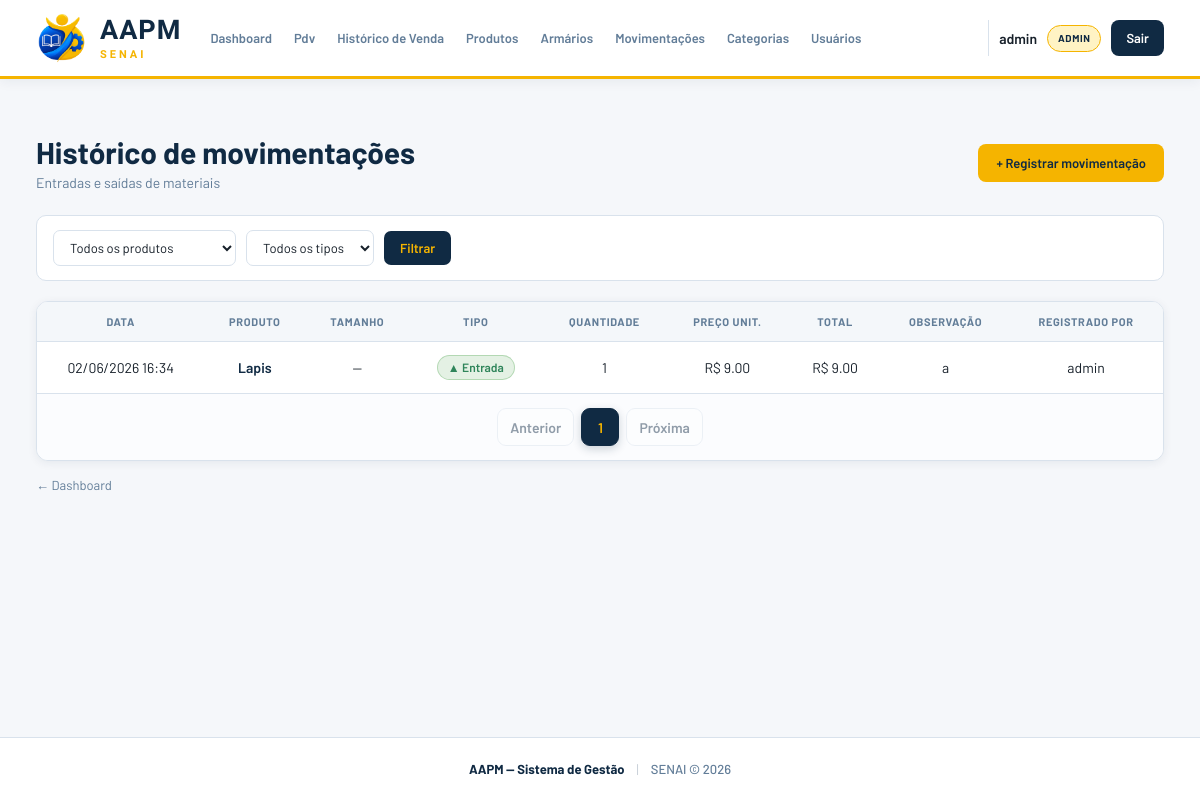
The page /movimentacoes/ (signed in) on the database as committed earlier.
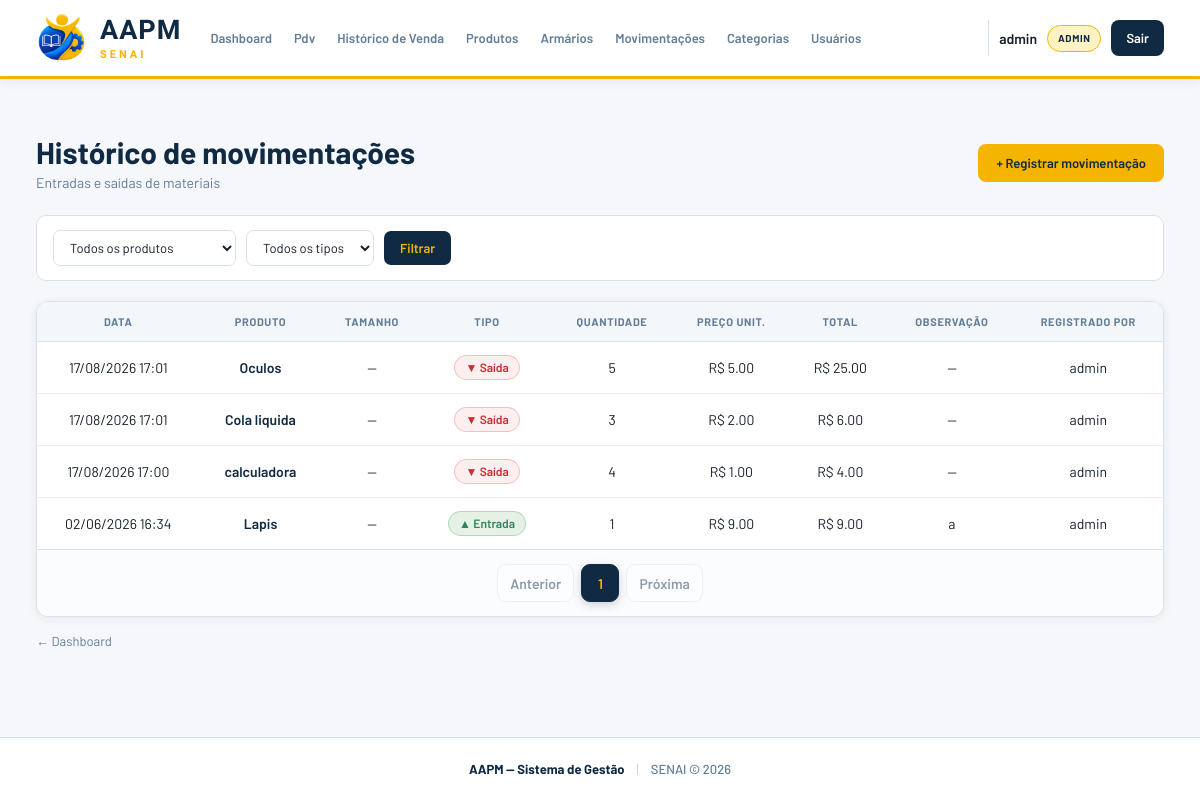
The same page on the database as committed later.
### app/models/movimentacao.py (models this page shows, shortened)
class Movimentacao(Base):
    __tablename__ = "movimentacoes"
    id = Column(Integer, primary_key=True, autoincrement=True, index= True)
    tipo = Column(Enum(Tipo_de_movimentacao), nullable=False)
    quantidade = Column(Integer, nullable=False)
    preco_unitario = Column(Float, nullable=False, default=0.0)
    observacao = Column(String(255), nullable=True)
    criado_em = Column(DateTime, server_default=func.now())
    produto_id = Column(Integer, ForeignKey("produtos.id", ondelete="CASCADE"), nullable=False)
    tamanho_id = Column(Integer, ForeignKey("produto_tamanhos.id", ondelete="SET NULL"), nullable=True)
    usuario_id = Column(Integer, ForeignKey("usuarios.id", ondelete="SET NULL"), nullable=False)
    produto = relationship("Produto", backref="movimentacoes")
    tamanho = relationship("ProdutoTamanho")
    usuario = relationship("Usuario", backref="movimentacoes")

### app/models/produto.py (models this page shows, shortened)
class Produto(Base):
    __tablename__ = "produtos"
    id = Column(Integer, primary_key=True, autoincrement=True, index=True)
    nome = Column(String(150), nullable=False, index=True)
    preco = Column(Float, nullable=False, default=0.0)
    estoque_atual = Column(Integer, nullable=False, default=0)
    ativo = Column(Boolean, default=True)
    imagem_path = Column(String(255), nullable=True)
    categoria_id = Column(Integer, ForeignKey("categorias.id", ondelete="SET NULL"), nullable=True)
    categoria = relationship("Categoria", back_populates="produtos")
    tamanhos  = relationship("ProdutoTamanho", back_populates="produto", cascade="all, delete-orphan")

### app/models/usuario.py (models this page shows)
class Usuario(Base):
    __tablename__ = "usuarios"
    id = Column(Integer, primary_key=True, autoincrement=True)
    nome = Column(String(100), nullable=False)
    email = Column(String(150), unique=True, nullable=False)
    senha_hash = Column(String(255), nullable=False)
    role = Column(String(20), default="operador")
    ativo = Column(Boolean, default=True)
    criado_em = Column(DateTime, server_default=func.now())

### app/controllers/movimentacao_controller.py (the view)
@router.get("/")
def listar_movimentacoes(
    request: Request,
    produto_id: int = 0,
    tipo: str = "",
    page: int = 1,
    db: Session = Depends(get_db),
    admin = Depends(get_admin)
):
    query = db.query(Movimentacao).order_by(
        Movimentacao.criado_em.desc()
    )
    if produto_id:
        query = query.filter(
            Movimentacao.produto_id == produto_id
        )
    if tipo in ("entrada", "saida", "cancelamento", "ajuste"):
        query = query.filter(
            Movimentacao.tipo == tipo
        )
    movimentacoes, pagination = paginate(query, page)
    produtos = db.query(Produto).filter(
        Produto.ativo == True
    ).all()
    return templates.TemplateResponse(
        request,
        "movimentacoes/index.html",
        {
            "request": request,
            "usuario": admin,
            "movimentacoes": movimentacoes,
            "produtos": produtos,
            "produto_id": produto_id,
            "tipo": tipo,
            "pagination": pagination,
        }
    )

### app/templates/movimentacoes/index.html (shortened to what this page needs)
{% extends "base.html" %}
{% block extra_css %}
<link rel="stylesheet" href="/static/css/movimnetacoes-index.css">
<link rel="stylesheet" href="/static/css/list-pages.css?v=1">
{% endblock %}
{% block conteudo %}
<div class="page-header">
    <div>
        <h1 class="page-title">Histórico de movimentações</h1>
        <p class="page-subtitle">Entradas e saídas de materiais</p>
    </div>
    <a href="/movimentacoes/nova" class="btn-primary">
        + Registrar movimentação
    </a>
</div>
<form class="filtros-form" method="get" action="/movimentacoes">
    <select name="produto_id" class="filtro-select">
        <option value="0">Todos os produtos</option>
    </select>
    <select name="tipo" class="filtro-select">
        <option value="">Todos os tipos</option>
    </select>
    <button type="submit" class="btn-filtrar">
        Filtrar
    </button>
</form>
<div class="card">
    <div class="table-wrapper">
        <table class="table">
            <thead>
                <tr>
                    <th>Data</th>
                    <th>Produto</th>
                    <th>Tamanho</th>
                    <th>Tipo</th>
                    <th>Quantidade</th>
                    <th>Preço unit.</th>
                    <th>Total</th>
                    <th>Observação</th>
                    <th>Registrado por</th>
                </tr>
            </thead>
            <tbody>
                {% for m in movimentacoes %}
                    <tr>
                        <td>
                            {{ m.criado_em.strftime('%d/%m/%Y %H:%M') }}
                        </td>
                        <td>
                            <a
                                href="/produtos/{{ m.produto_id }}"
                                class="link-produto"
                            >
                                {{ m.produto.nome }}
                            </a>
                        </td>
                        <td>
                            {% if m.tamanho %}
                                {{ m.tamanho.tamanho }}
                            {% else %}
                                —
                            {% endif %}
                        </td>
                        <td>
                            <span class="status-badge status-badge--{{ m.tipo.value }}">
                                {{ "▲ Entrada" if m.tipo.value == 'entrada' else "▼ Saída" }}
                            </span>
                        </td>
                        <td>
                            {{ m.quantidade }}
                        </td>
                        <td>
                            R$ {{ "%.2f"|format(m.preco_unitario) }}
                        </td>
                        <td>
                            R$ {{ "%.2f"|format(m.valor_total) }}
                        </td>
                        <td>
                            {{ m.observacao or "—" }}
                        </td>
                        <td>
                            {{ m.usuario.nome if m.usuario else "—" }}
                        </td>
                    </tr>
                {% endfor %}
            </tbody>
        </table>
        {% include "paginacao/index.html" %}
    </div>
</div>
<a href="/" class="back-link">
    ← Dashboard
</a>
{% endblock %}

Rows that differ between the two databases and show on the page:
added Movimentacao: criado_em "17/08/2026 17:01", produto.nome "Oculos", tipo "▼ Saída", quantidade "5", preco_unitario "5.00", valor_total "25.00", observacao "—", usuario "admin"
added Movimentacao: criado_em "17/08/2026 17:01", produto.nome "Cola liquida", tipo "▼ Saída", quantidade "3", preco_unitario "2.00", valor_total "6.00", observacao "—", usuario "admin"
added Movimentacao: criado_em "17/08/2026 17:00", produto.nome "calculadora", tipo "▼ Saída", quantidade "4", preco_unitario "1.00", valor_total "4.00", observacao "—", usuario "admin"
